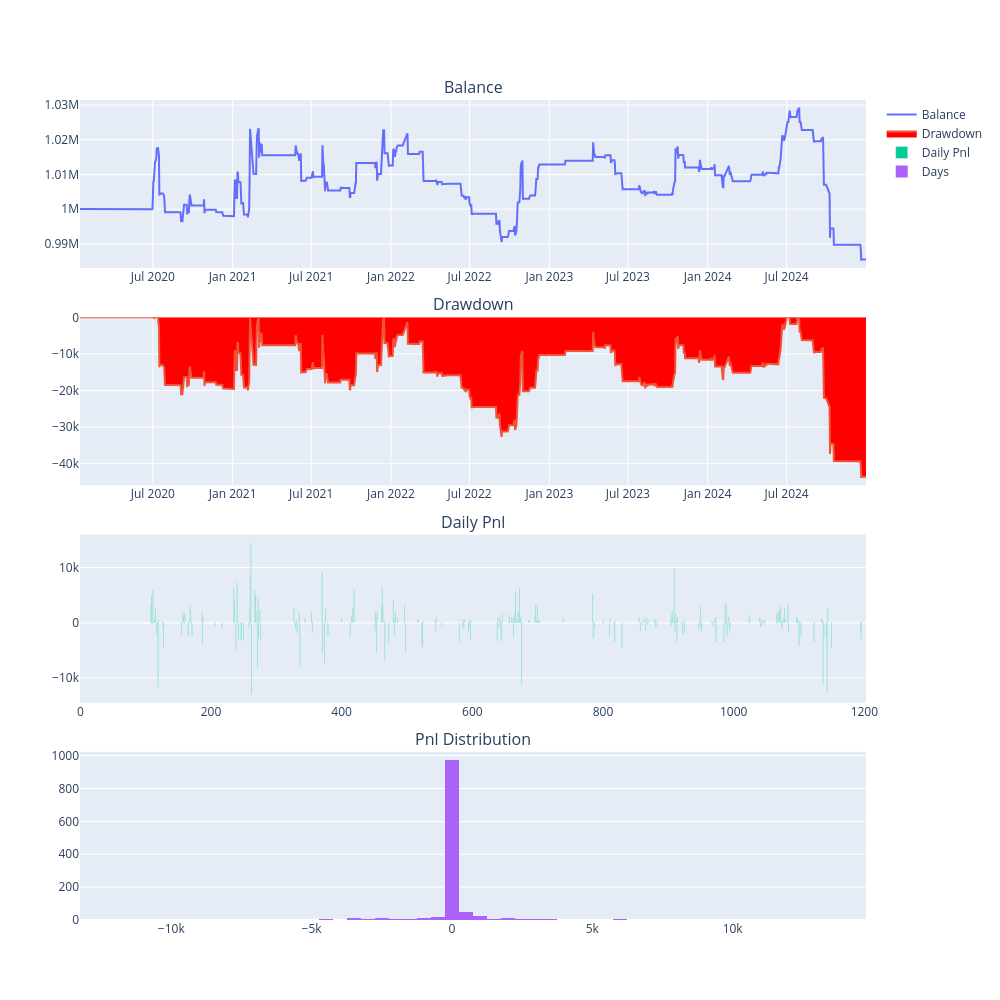

The code cell stored with this chart in its notebook:
### Markdown cell above
## 第六步：绘制资金曲线

### Code cell
engine.show_chart()

### Figure 1 — Plotly figure (JSON) as saved in the notebook; plotly's stock layout.template omitted (floating-point values rounded to 4 significant figures; data arrays with more than 128 entries replaced by an {"elided": "..."} marker saying what was removed)
{"data": [{"mode": "lines", "name": "Balance", "type": "scatter", "x": {"elided": "1203 str values"}, "xaxis": "x", "y": {"elided": "1203 float values"}, "yaxis": "y"}, {"fill": "tozeroy", "fillcolor": "red", "mode": "lines", "name": "Drawdown", "type": "scatter", "x": {"elided": "1203 str values"}, "xaxis": "x2", "y": {"elided": "1203 float values"}, "yaxis": "y2"}, {"name": "Daily Pnl", "type": "bar", "xaxis": "x3", "y": {"elided": "1203 float values"}, "yaxis": "y3"}, {"name": "Days", "nbinsx": 100, "type": "histogram", "x": {"elided": "1203 float values"}, "xaxis": "x4", "yaxis": "y4"}], "layout": {"annotations": [{"font": {"size": 16}, "showarrow": false, "text": "Balance", "x": 0.5, "xanchor": "center", "xref": "paper", "y": 1, "yanchor": "bottom", "yref": "paper"}, {"font": {"size": 16}, "showarrow": false, "text": "Drawdown", "x": 0.5, "xanchor": "center", "xref": "paper", "y": 0.735, "yanchor": "bottom", "yref": "paper"}, {"font": {"size": 16}, "showarrow": false, "text": "Daily Pnl", "x": 0.5, "xanchor": "center", "xref": "paper", "y": 0.47, "yanchor": "bottom", "yref": "paper"}, {"font": {"size": 16}, "showarrow": false, "text": "Pnl Distribution", "x": 0.5, "xanchor": "center", "xref": "paper", "y": 0.205, "yanchor": "bottom", "yref": "paper"}], "height": 1000, "width": 1000, "xaxis": {"anchor": "y", "domain": [0, 1]}, "xaxis2": {"anchor": "y2", "domain": [0, 1]}, "xaxis3": {"anchor": "y3", "domain": [0, 1]}, "xaxis4": {"anchor": "y4", "domain": [0, 1]}, "yaxis": {"anchor": "x", "domain": [0.795, 1]}, "yaxis2": {"anchor": "x2", "domain": [0.53, 0.735]}, "yaxis3": {"anchor": "x3", "domain": [0.265, 0.47]}, "yaxis4": {"anchor": "x4", "domain": [0, 0.205]}}}
